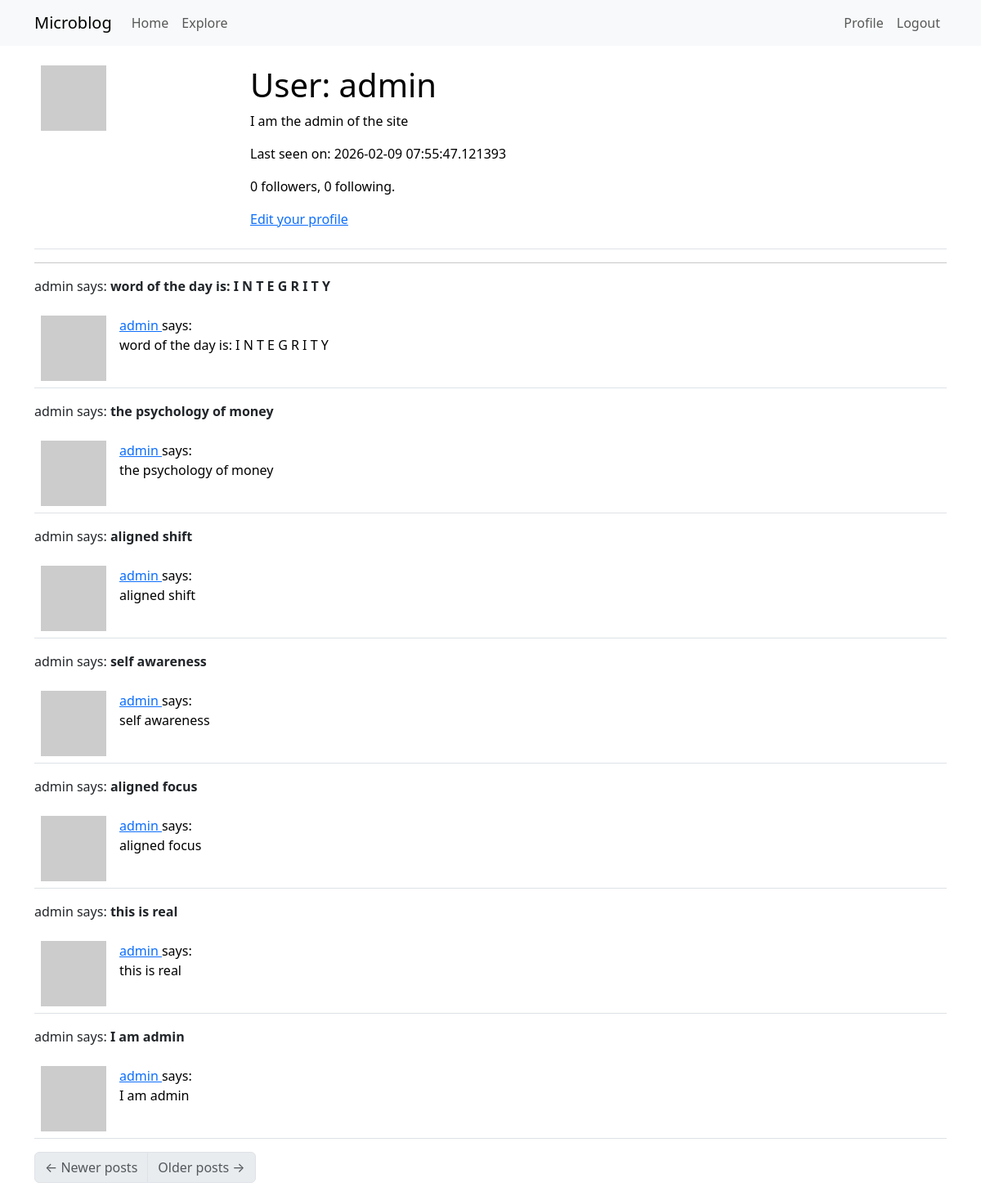
The app's page /user/admin (signed in) with its own data.
### app/models.py (models this page shows, shortened)
class User(UserMixin, db.Model):
    id: so.Mapped[int] = so.mapped_column(primary_key=True)
    username: so.Mapped[str] = so.mapped_column(sa.String(64), index=True, unique=True)
    email: so.Mapped[str] = so.mapped_column(sa.String(120), index=True, unique=True)
    password_hash: so.Mapped[Optional[str]] = so.mapped_column(sa.String(356))
    posts: so.WriteOnlyMapped['Post'] = so.relationship(back_populates='author')
    about_me: so.Mapped[Optional[str]] = so.mapped_column(sa.String(140))
    last_seen: so.Mapped[Optional[datetime]] = so.mapped_column(
        default=lambda: datetime.now(timezone.utc)
    )
    following: so.WriteOnlyMapped['User'] = so.relationship(
        secondary=followers,
        primaryjoin=(followers.c.follower_id == id),
        secondaryjoin=(followers.c.followed_id == id),
        back_populates='followers'
    )
    followers: so.WriteOnlyMapped['User'] = so.relationship(
        secondary=followers,
        primaryjoin=(followers.c.followed_id == id),
        secondaryjoin=(followers.c.follower_id == id),
        back_populates='following'
    )
    @login.user_loader
    def load_user(id):
        return db.session.get(User, int(id))
    def avatar(self, size):
        digest = md5(self.email.lower().encode('utf-8')).hexdigest()
        return f'https://www.gravatar.com/avatar/{digest}?d=identicon&s={size}'
    def followers_count(self):
        query = sa.select(sa.func.count()).select_from(self.followers.select().subquery())
        return db.session.scalar(query)
    def following_count(self):
        query = sa.select(sa.func.count()).select_from(self.following.select().subquery())
        return db.session.scalar(query)
    def following_posts(self):
        Author = so.aliased(User)
        Follower = so.aliased(User)
        return (
            sa.select(Post)
            .join(Post.author.of_type(Author))
            .join(Author.followers.of_type(Follower), isouter=True)
            .where(sa.or_(
                Follower.id == self.id,
                Author.id == self.id,
            ))
            .group_by(Post)
            .order_by(Post.timestamp.desc())
        )

class Post(db.Model):
    id: so.Mapped[int] = so.mapped_column(primary_key=True)
    body: so.Mapped[str] = so.mapped_column(sa.String(140))
    timestamp: so.Mapped[datetime] = so.mapped_column( index=True, default = lambda: datetime.now(timezone.utc))
    user_id: so.Mapped[int] = so.mapped_column(sa.ForeignKey(User.id), index=True)
    author: so.Mapped[User] = so.relationship(back_populates='posts')

### app/routes.py (the view)
@app.route('/user/<username>')
@login_required
def user(username):
    user = db.first_or_404(sa.select(User).where(User.username == username))
    page = request.args.get('page', 1, type=int)
    posts = db.paginate(
        current_user.following_posts(),
        page=page,
        per_page=app.config['POSTS_PER_PAGE'],
        error_out=False
    )
    next_url = url_for(
        'user',
        username=user.username,
        page=posts.next_num
    ) if posts.has_next else None
    prev_url = url_for(
        'user',
        username=user.username,
        page=posts.prev_num
    ) if posts.has_prev else None
    form = EmptyForm()
    return render_template(
        'user.html', user=user,
        posts=posts.items,
        next_url=next_url,
        prev_url=prev_url,
        form=form
    )

### app/routes.py (called while the page is built)
@app.before_request
def before_request():
    if current_user.is_authenticated:
        current_user.last_seen = datetime.now(timezone.utc)
        db.session.commit()

### app/templates/user.html (shortened to what this page needs)
{% extends "base.html" %}
{% block content %}
    <table class="table table-hover">
        <tr>
            <td width="256px"><img src="{{ user.avatar(256) }}"></td>
            <td>
                <h1>User: {{ user.username }}</h1>
                {% if user.about_me %}<p>{{ user.about_me }}</p>{% endif %}
                {% if user.last_seen %}<p>Last seen on: {{user.last_seen }}</p>{% endif %}
                <p>{{ user.followers_count() }} followers, {{ user.following_count() }} following.</p>
                {% if user == current_user %}
                <p><a href="{{ url_for('edit_profile') }}">Edit your profile</a></p>
                {% endif %}
            </td>
            <td>
            </td>
        </tr>
    </table>
    <hr>
    {% for post in posts %}
        <p>{{ post.author.username }} says: <b>{{ post.body }}</b></p>
        {% include '_post.html' %}
    {% endfor %}
    <nav aria-label="Post navigation">
        <ul class="pagination">
            <li class="page-item{% if not prev_url %} disabled{% endif %}">
                <a class="page-link" href="{{ prev_url }}">
                    <span aria-hidden="true">&larr;</span> Newer posts
                </a>
            </li>
            <li class="page-item{% if not next_url %} disabled{% endif %}">
                <a class="page-link" href="{{ next_url }}">
                    Older posts <span aria-hidden="true">&rarr;</span>
                </a>
            </li>
        </ul>
    </nav>
{% endblock %}

### app/templates/_post.html
    <table>
        <table class="table table-hover">
        <tr>
            <td width="70px">
                <a href="{{ url_for('user', username=post.author.username) }}">
                    <img src="{{ post.author.avatar(70) }}" />
                </a>
            </td>
            <td>
                <a href="{{ url_for('user', username=post.author.username) }}">
                    {{ post.author.username }}
                </a>
                says:
                <br>
                {{ post.body }}
            </td>
        </tr>
    </table>

### records on screen
User: username "admin", about_me "I am the admin of the site", last_seen "2026-02-09 07:55:47.121393"
Post: author.username "admin", body "word of the day is: I N T E G R I T Y"
Post: author.username "admin", body "the psychology of money"
Post: author.username "admin", body "aligned shift"
Post: author.username "admin", body "self awareness"
Post: author.username "admin", body "aligned focus"
Post: author.username "admin", body "this is real"
Post: author.username "admin", body "I am admin"

### other values on screen
{{ user.followers_count() }} "0"
{{ user.following_count() }} "0"
